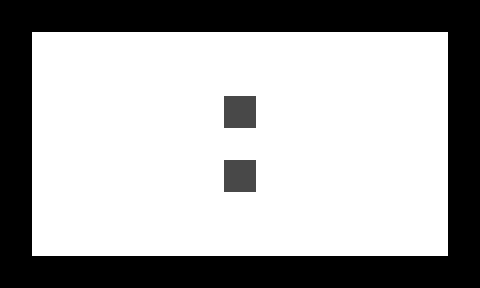

The image is a tile-based game level rendered from a .tmx file. Its description and complete source (layers, tilesets, objects, tile grids) follow:
An orthogonal 15x9 tile map with 32x32 px tiles, 2 tile layers (1, 2).

<map version="1.0" orientation="orthogonal" width="15" height="9" tilewidth="32" tileheight="32">
 <tileset firstgid="1" name="n_tiles1" tilewidth="32" tileheight="32">
  <image source="../../images/map/common/n_tiles1.png" width="128" height="64" />
 </tileset>
 <layer name="1" width="15" height="9">
  <data encoding="csv">
1,1,1,1,1,1,1,1,1,1,1,1,1,1,1,
1,1,1,1,1,1,1,1,1,1,1,1,1,1,1,
1,1,1,1,1,1,1,1,1,1,1,1,1,1,1,
1,1,1,1,1,1,1,1,1,1,1,1,1,1,1,
1,1,1,1,1,1,1,1,1,1,1,1,1,1,1,
1,1,1,1,1,1,1,1,1,1,1,1,1,1,1,
1,1,1,1,1,1,1,1,1,1,1,1,1,1,1,
1,1,1,1,1,1,1,1,1,1,1,1,1,1,1,
1,1,1,1,1,1,1,1,1,1,1,1,1,1,1
</data>
 </layer>
 <layer name="2" width="15" height="9">
  <data encoding="csv">
2,2,2,2,2,2,2,2,2,2,2,2,2,2,2,
2,0,0,0,0,0,0,0,0,0,0,0,0,0,2,
2,0,0,0,0,0,0,0,0,0,0,0,0,0,2,
2,0,0,0,0,0,0,4,0,0,0,0,0,0,2,
2,0,0,0,0,0,0,0,0,0,0,0,0,0,2,
2,0,0,0,0,0,0,4,0,0,0,0,0,0,2,
2,0,0,0,0,0,0,0,0,0,0,0,0,0,2,
2,0,0,0,0,0,0,0,0,0,0,0,0,0,2,
2,2,2,2,2,2,2,2,2,2,2,2,2,2,2
</data>
 </layer>
</map>
